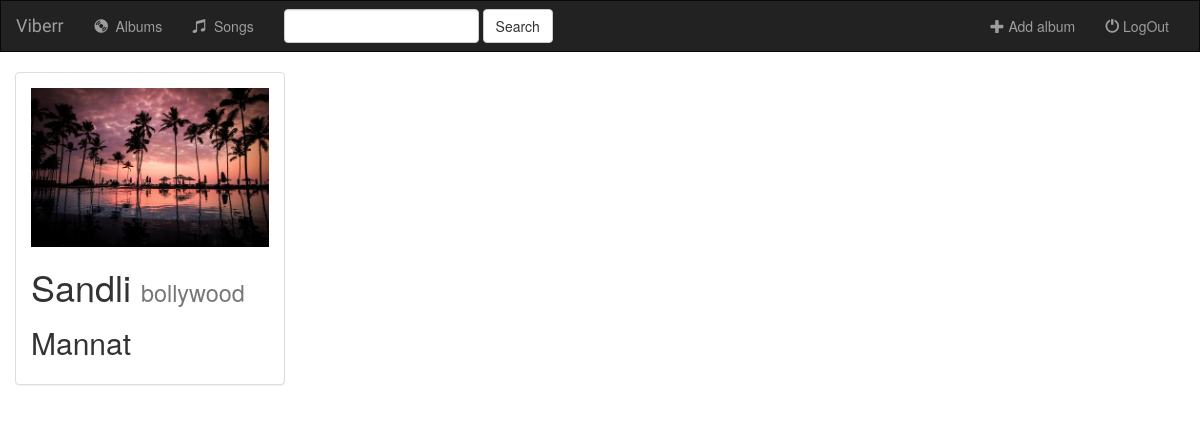
The app's page /music/5/ with its own data.
### music/models.py (models this page shows, shortened)
class Album(models.Model):
    artist = models.CharField(max_length=250)
    album_title = models.CharField(max_length=500)
    genre = models.CharField(max_length=100)
    album_logo = models.FileField()

### music/views.py (the view)
# urls.py: path('<album_id>/', views.detail, name='detail'),
def detail(request, album_id):
    album = get_object_or_404(Album, pk=album_id)
    return render(request, 'music/detail.html', {'album': album})

### music/templates/music/detail.html (shortened to what this page needs)
{% extends 'music/base.html'%}
{% block body %}
<div class="container-fluid songs-container">
    <div class="row">
        <div class="col-sm-4 col-md-3">
            <div class="panel panel-default">
                <div class="panel-body">
                    <a href="{% url 'music:detail' album.id %}">
                        {% if album.album_logo %}
                            <img src="{{ album.album_logo.url }}" class="img-responsive">
                        {% else %}
                            <h3>No image to display</h3>
                        {% endif %}
                    </a>
                    <h1>{{ album.album_title }} <small>{{ album.genre }}</small></h1>
                    <h2>{{ album.artist }}</h2>
                </div>
            </div>
        </div>
{% endblock %}

### music/static/music/style.css (style rules this page uses)
body { background: white url("images/82562e172686be3.jpg"); }

### records on screen
Album: album_logo (picture), album_title "Sandli", genre "bollywood", artist "Mannat"
